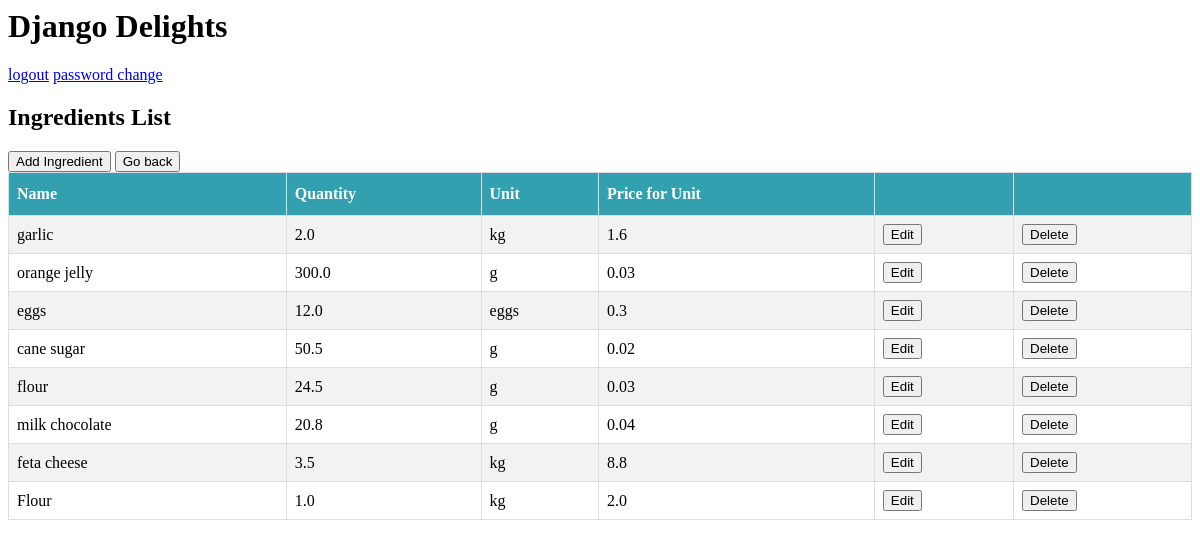
/ingredient/list (signed in), run on an earlier commit of the app's database.
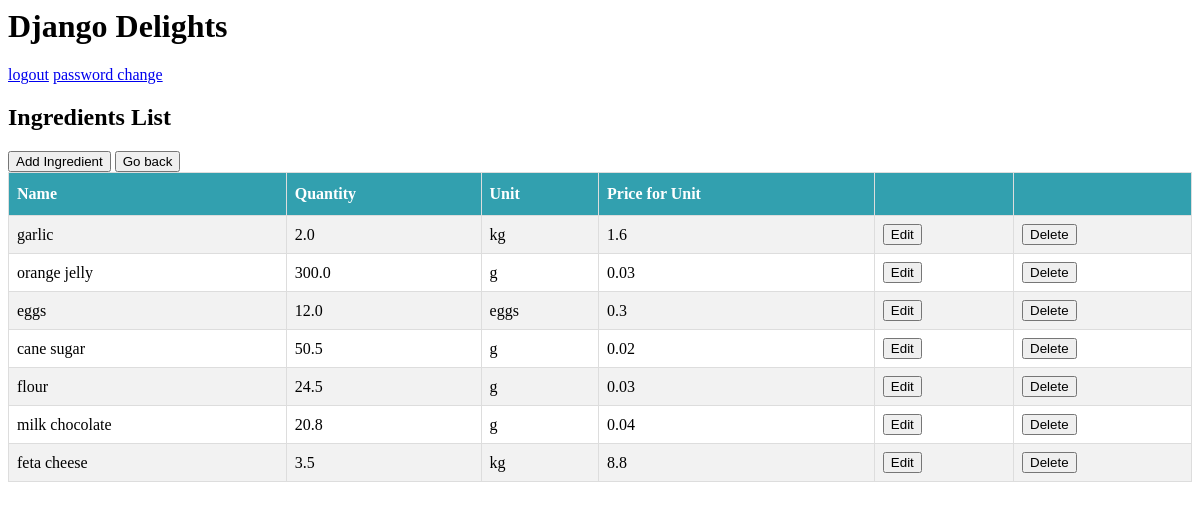
And on a later commit of the database.
### delights_app/models.py (models this page shows, shortened)
class Ingredient(models.Model):
    TEASPOON = "tsp"
    TABLESPOON = "tbsp"
    GRAMS = "g"
    KILOGRAMS = "kg"
    EGGS = "eggs"
    UNIT_TYPE_CHOICES = [(TEASPOON, "teaspoon"), (TABLESPOON, "tablespoon"), (GRAMS, "grams"), (KILOGRAMS, "kilograms"), (EGGS, "eggs")]
    name = models.CharField(max_length=30)
    quantity = models.FloatField(default=0.0)
    unit = models.CharField(max_length=4, choices=UNIT_TYPE_CHOICES, default=GRAMS)
    unit_price = models.FloatField(default=0.0)

### delights_app/views.py (the view)
# urls.py: path('ingredient/list', views.IngredientList.as_view(), name='ingredientlist'),
class IngredientList(LoginRequiredMixin, ListView):
  model = Ingredient

### delights_app/templates/delights_app/ingredient_list.html (shortened to what this page needs)
{% extends "base.html" %}
{% load static%}
{% block content %}
<h2>Ingredients List</h2>
<a href="{% url 'ingredientcreate' %}"><button class="btn">Add Ingredient</button></a>
<a href="{% url 'home' %}"><input type="button" value="Go back"/></a>
<table id="ingredient">
    <tr>
        <th>Name</th>
        <th>Quantity</th>
        <th>Unit</th>
        <th>Price for Unit</th>
        <th></th>
        <th></th>
    </tr>
    {% for ingredient in ingredient_list %}
    <tr>
        <td>{{ ingredient.name }}</td>
        <td>{{ ingredient.quantity }}</td>
        <td>{{ ingredient.unit }}</td>
        <td>{{ ingredient.unit_price }}</td>
        <td><a href="{% url 'ingredientupdate' ingredient.id %}"><button>Edit</button></a></td>
        <td><a href="{% url 'ingredientdelete' ingredient.id %}"><button>Delete</button></a></td>
    </tr>
    {% endfor%}
</table>
{% endblock %}

### delights_app/templates/base.html
{% load static%}
<link rel="stylesheet" type="text/css" href='{% static "style.css" %}'>
<h1>Django Delights</h1>
{% if user.username %}
  <a href="{% url 'logout' %}">logout</a>
  <a href="{% url 'password_change' %}">password change</a>
{% endif %}
{% block content %}
{% endblock %}

### delights_app/static/style.css (style rules this page uses)
table { border-collapse: collapse; width: 100%; }
td, th { border: 1px solid #ddd; padding: 8px; }
tr:nth-child(even) { background-color: #f2f2f2; }
th { padding-top: 12px; padding-bottom: 12px; text-align: left; background-color: #32a0af; color: white; }

What changed in the data, as far as the page shows it:
removed Ingredient: name "Flour", quantity "1.0", unit "kg", unit_price "2.0"
